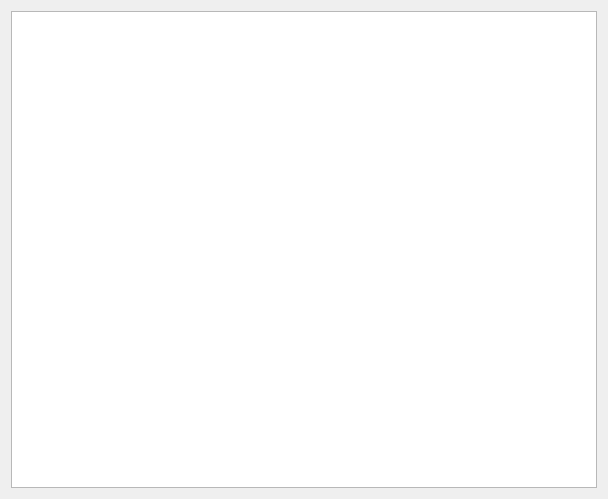
<?xml version="1.0" encoding="UTF-8"?>
<ui version="4.0">
 <class>MainWindow</class>
 <widget class="QMainWindow" name="MainWindow">
  <property name="geometry">
   <rect>
    <x>0</x>
    <y>0</y>
    <width>608</width>
    <height>499</height>
   </rect>
  </property>
  <property name="windowTitle">
   <string>MainWindow</string>
  </property>
  <widget class="QWidget" name="centralWidget">
   <layout class="QGridLayout" name="gridLayout">
    <item row="0" column="0">
     <widget class="QEnhancedGraphicsView" name="graphicsView"/>
    </item>
   </layout>
  </widget>
 </widget>
 <layoutdefault spacing="6" margin="11"/>
 <customwidgets>
  <customwidget>
   <class>QEnhancedGraphicsView</class>
   <extends>QGraphicsView</extends>
   <header>qenhancedgraphicsview.h</header>
  </customwidget>
 </customwidgets>
 <resources/>
 <connections/>
</ui>
